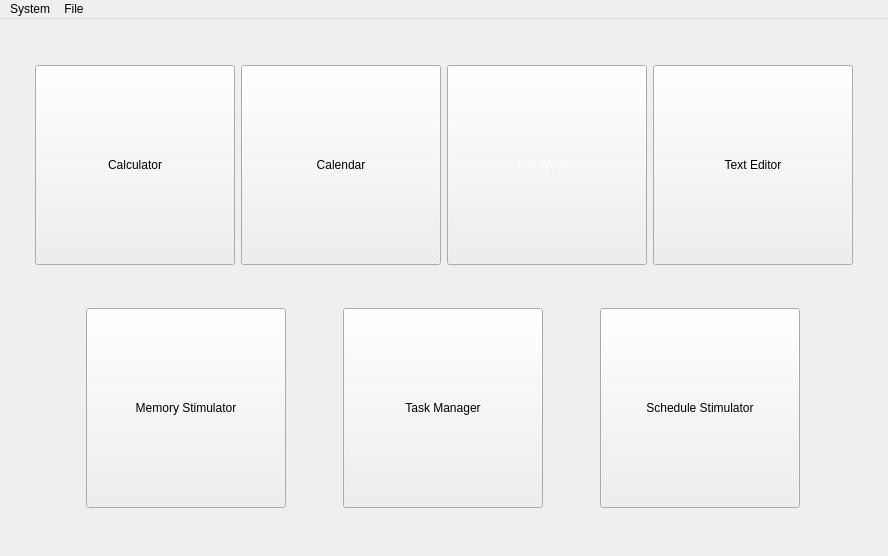
<?xml version="1.0" encoding="UTF-8"?>
<ui version="4.0">
 <class>MainWindow</class>
 <widget class="QMainWindow" name="MainWindow">
  <property name="geometry">
   <rect>
    <x>0</x>
    <y>0</y>
    <width>888</width>
    <height>556</height>
   </rect>
  </property>
  <property name="sizeIncrement">
   <size>
    <width>1</width>
    <height>1</height>
   </size>
  </property>
  <property name="windowTitle">
   <string>MainWindow</string>
  </property>
  <widget class="QWidget" name="centralwidget">
   <layout class="QGridLayout" name="gridLayout">
    <item row="0" column="0">
     <layout class="QHBoxLayout" name="clock_layout">
      <property name="sizeConstraint">
       <enum>QLayout::SetFixedSize</enum>
      </property>
     </layout>
    </item>
    <item row="1" column="0">
     <layout class="QHBoxLayout" name="horizontalLayout">
      <item>
       <widget class="QToolButton" name="btn_calc">
        <property name="sizePolicy">
         <sizepolicy hsizetype="MinimumExpanding" vsizetype="MinimumExpanding">
          <horstretch>0</horstretch>
          <verstretch>0</verstretch>
         </sizepolicy>
        </property>
        <property name="minimumSize">
         <size>
          <width>100</width>
          <height>100</height>
         </size>
        </property>
        <property name="maximumSize">
         <size>
          <width>200</width>
          <height>200</height>
         </size>
        </property>
        <property name="sizeIncrement">
         <size>
          <width>1</width>
          <height>1</height>
         </size>
        </property>
        <property name="text">
         <string>Calculator</string>
        </property>
       </widget>
      </item>
      <item>
       <widget class="QToolButton" name="btn_Calendar">
        <property name="sizePolicy">
         <sizepolicy hsizetype="MinimumExpanding" vsizetype="MinimumExpanding">
          <horstretch>0</horstretch>
          <verstretch>0</verstretch>
         </sizepolicy>
        </property>
        <property name="minimumSize">
         <size>
          <width>100</width>
          <height>100</height>
         </size>
        </property>
        <property name="maximumSize">
         <size>
          <width>200</width>
          <height>200</height>
         </size>
        </property>
        <property name="text">
         <string>Calendar</string>
        </property>
       </widget>
      </item>
      <item>
       <widget class="QToolButton" name="btn_FileSystem">
        <property name="sizePolicy">
         <sizepolicy hsizetype="MinimumExpanding" vsizetype="MinimumExpanding">
          <horstretch>0</horstretch>
          <verstretch>0</verstretch>
         </sizepolicy>
        </property>
        <property name="minimumSize">
         <size>
          <width>100</width>
          <height>100</height>
         </size>
        </property>
        <property name="maximumSize">
         <size>
          <width>200</width>
          <height>200</height>
         </size>
        </property>
        <property name="sizeIncrement">
         <size>
          <width>1</width>
          <height>1</height>
         </size>
        </property>
        <property name="styleSheet">
         <string notr="true">color: rgb(255, 255, 255);</string>
        </property>
        <property name="text">
         <string>FileSystem</string>
        </property>
       </widget>
      </item>
      <item>
       <widget class="QToolButton" name="btn_TextEditor">
        <property name="sizePolicy">
         <sizepolicy hsizetype="MinimumExpanding" vsizetype="MinimumExpanding">
          <horstretch>0</horstretch>
          <verstretch>0</verstretch>
         </sizepolicy>
        </property>
        <property name="minimumSize">
         <size>
          <width>100</width>
          <height>100</height>
         </size>
        </property>
        <property name="maximumSize">
         <size>
          <width>200</width>
          <height>200</height>
         </size>
        </property>
        <property name="sizeIncrement">
         <size>
          <width>1</width>
          <height>1</height>
         </size>
        </property>
        <property name="text">
         <string>Text Editor</string>
        </property>
       </widget>
      </item>
     </layout>
    </item>
    <item row="2" column="0">
     <layout class="QHBoxLayout" name="horizontalLayout_2">
      <item>
       <widget class="QToolButton" name="btn_Memory_Simulator">
        <property name="sizePolicy">
         <sizepolicy hsizetype="MinimumExpanding" vsizetype="MinimumExpanding">
          <horstretch>0</horstretch>
          <verstretch>0</verstretch>
         </sizepolicy>
        </property>
        <property name="minimumSize">
         <size>
          <width>100</width>
          <height>100</height>
         </size>
        </property>
        <property name="maximumSize">
         <size>
          <width>200</width>
          <height>200</height>
         </size>
        </property>
        <property name="sizeIncrement">
         <size>
          <width>1</width>
          <height>1</height>
         </size>
        </property>
        <property name="text">
         <string>Memory Stimulator</string>
        </property>
       </widget>
      </item>
      <item>
       <widget class="QToolButton" name="btn_TaskManager">
        <property name="sizePolicy">
         <sizepolicy hsizetype="MinimumExpanding" vsizetype="MinimumExpanding">
          <horstretch>0</horstretch>
          <verstretch>0</verstretch>
         </sizepolicy>
        </property>
        <property name="minimumSize">
         <size>
          <width>100</width>
          <height>100</height>
         </size>
        </property>
        <property name="maximumSize">
         <size>
          <width>200</width>
          <height>200</height>
         </size>
        </property>
        <property name="sizeIncrement">
         <size>
          <width>1</width>
          <height>1</height>
         </size>
        </property>
        <property name="text">
         <string>Task Manager</string>
        </property>
       </widget>
      </item>
      <item>
       <widget class="QToolButton" name="btn_Schedule_Simulator">
        <property name="sizePolicy">
         <sizepolicy hsizetype="MinimumExpanding" vsizetype="MinimumExpanding">
          <horstretch>0</horstretch>
          <verstretch>0</verstretch>
         </sizepolicy>
        </property>
        <property name="minimumSize">
         <size>
          <width>100</width>
          <height>100</height>
         </size>
        </property>
        <property name="maximumSize">
         <size>
          <width>200</width>
          <height>200</height>
         </size>
        </property>
        <property name="sizeIncrement">
         <size>
          <width>1</width>
          <height>1</height>
         </size>
        </property>
        <property name="text">
         <string>Schedule Stimulator</string>
        </property>
       </widget>
      </item>
     </layout>
    </item>
   </layout>
  </widget>
  <widget class="QMenuBar" name="menubar">
   <property name="geometry">
    <rect>
     <x>0</x>
     <y>0</y>
     <width>888</width>
     <height>22</height>
    </rect>
   </property>
   <widget class="QMenu" name="menuSystem">
    <property name="title">
     <string>System</string>
    </property>
    <addaction name="actionShutdown"/>
   </widget>
   <widget class="QMenu" name="menuFile">
    <property name="title">
     <string>File</string>
    </property>
   </widget>
   <addaction name="menuSystem"/>
   <addaction name="menuFile"/>
  </widget>
  <action name="actionShutdown">
   <property name="text">
    <string>Shutdown</string>
   </property>
  </action>
  <action name="actionSleep">
   <property name="text">
    <string>Sleep</string>
   </property>
  </action>
 </widget>
 <resources/>
 <connections/>
</ui>
